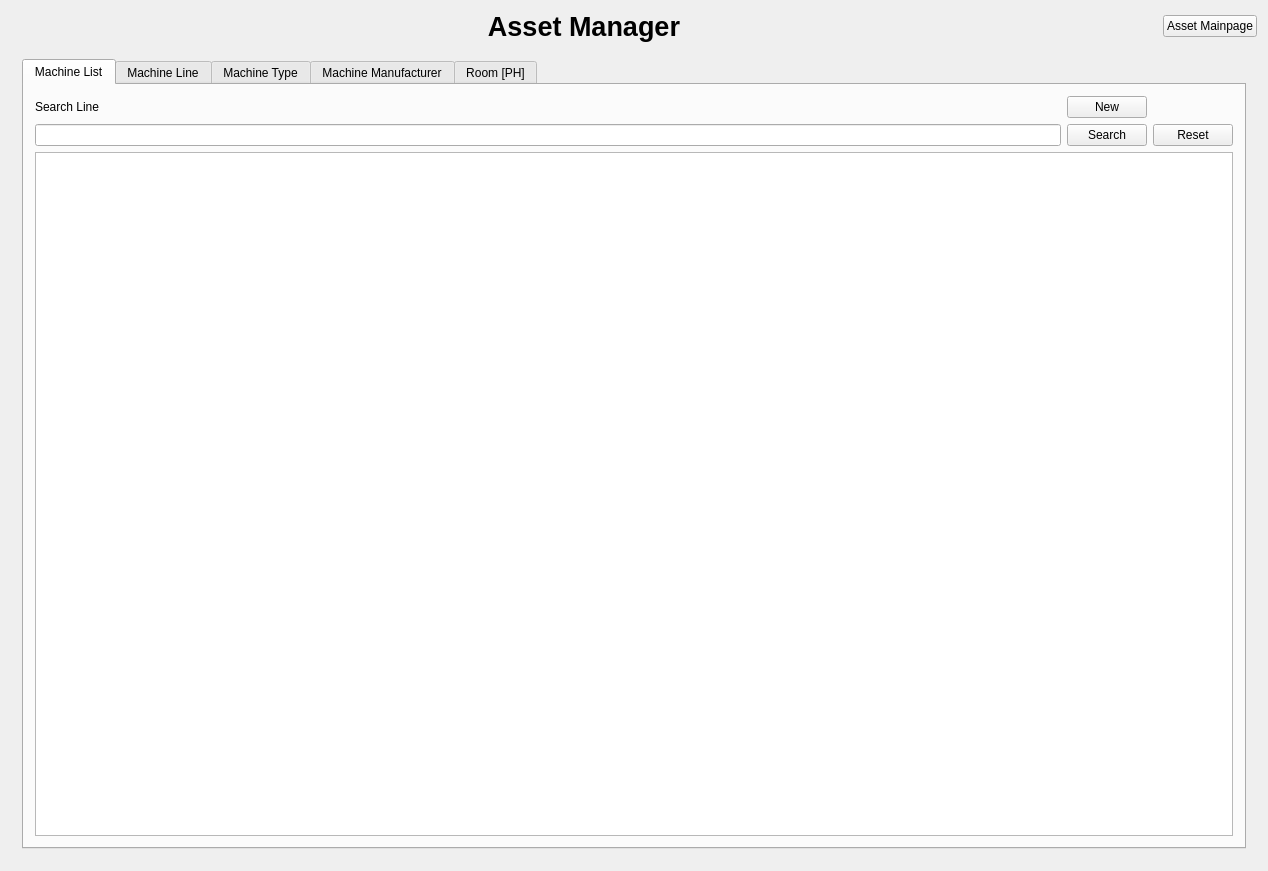
<?xml version="1.0" encoding="UTF-8"?>
<ui version="4.0">
 <class>AssetManagerClass</class>
 <widget class="QWidget" name="AssetManagerClass">
  <property name="geometry">
   <rect>
    <x>0</x>
    <y>0</y>
    <width>1268</width>
    <height>871</height>
   </rect>
  </property>
  <property name="windowTitle">
   <string>AssetManager</string>
  </property>
  <layout class="QVBoxLayout" name="verticalLayout_5">
   <item>
    <layout class="QHBoxLayout" name="horizontalLayout_3" stretch="10,0">
     <item>
      <widget class="QLabel" name="lb_title">
       <property name="font">
        <font>
         <family>Arial</family>
         <pointsize>20</pointsize>
         <bold>true</bold>
        </font>
       </property>
       <property name="text">
        <string>Asset Manager</string>
       </property>
       <property name="alignment">
        <set>Qt::AlignmentFlag::AlignCenter</set>
       </property>
      </widget>
     </item>
     <item>
      <widget class="QPushButton" name="pb_backMainPage">
       <property name="text">
        <string>Asset Mainpage</string>
       </property>
      </widget>
     </item>
    </layout>
   </item>
   <item>
    <widget class="QStackedWidget" name="sw_assetManager">
     <property name="font">
      <font>
       <family>Arial</family>
      </font>
     </property>
     <property name="currentIndex">
      <number>0</number>
     </property>
     <widget class="QWidget" name="page_main">
      <layout class="QVBoxLayout" name="verticalLayout_4">
       <item>
        <widget class="QTabWidget" name="tabWidget">
         <property name="currentIndex">
          <number>0</number>
         </property>
         <widget class="QWidget" name="tab_list">
          <attribute name="title">
           <string>Machine List</string>
          </attribute>
          <layout class="QVBoxLayout" name="verticalLayout_3" stretch="0,10">
           <item>
            <layout class="QGridLayout" name="gridLayout_2">
             <property name="bottomMargin">
              <number>0</number>
             </property>
             <item row="0" column="0">
              <widget class="QLabel" name="lb_listSearch">
               <property name="text">
                <string>Search Line</string>
               </property>
              </widget>
             </item>
             <item row="1" column="1">
              <widget class="QPushButton" name="pb_listSearch">
               <property name="text">
                <string>Search</string>
               </property>
              </widget>
             </item>
             <item row="1" column="0">
              <widget class="QLineEdit" name="le_listSearch"/>
             </item>
             <item row="1" column="2">
              <widget class="QPushButton" name="pb_listReset">
               <property name="text">
                <string>Reset</string>
               </property>
              </widget>
             </item>
             <item row="0" column="1">
              <widget class="QPushButton" name="pb_newMachine">
               <property name="text">
                <string>New</string>
               </property>
              </widget>
             </item>
            </layout>
           </item>
           <item>
            <widget class="QTableView" name="tv_list">
             <property name="sizePolicy">
              <sizepolicy hsizetype="Expanding" vsizetype="Expanding">
               <horstretch>0</horstretch>
               <verstretch>0</verstretch>
              </sizepolicy>
             </property>
            </widget>
           </item>
          </layout>
         </widget>
         <widget class="QWidget" name="tab_line">
          <attribute name="title">
           <string>Machine Line</string>
          </attribute>
          <layout class="QVBoxLayout" name="verticalLayout_6">
           <item>
            <layout class="QGridLayout" name="gridLayout" columnstretch="2,2,0,0,1">
             <item row="0" column="0">
              <widget class="QLabel" name="lb_lineSearch">
               <property name="text">
                <string>Search Line</string>
               </property>
              </widget>
             </item>
             <item row="0" column="3">
              <widget class="QPushButton" name="pb_restoreLine">
               <property name="text">
                <string>Restore</string>
               </property>
              </widget>
             </item>
             <item row="1" column="0" colspan="2">
              <widget class="QLineEdit" name="le_lineSearch"/>
             </item>
             <item row="1" column="3">
              <widget class="QPushButton" name="pb_deleteLine">
               <property name="text">
                <string>Delete Line</string>
               </property>
              </widget>
             </item>
             <item row="0" column="2">
              <widget class="QPushButton" name="pb_newLine">
               <property name="text">
                <string>New Line</string>
               </property>
              </widget>
             </item>
             <item row="0" column="1">
              <widget class="QCheckBox" name="chb_deletedLines">
               <property name="text">
                <string>Show delete Lines</string>
               </property>
              </widget>
             </item>
             <item row="1" column="2">
              <widget class="QPushButton" name="pb_lineReset">
               <property name="text">
                <string>Reset</string>
               </property>
              </widget>
             </item>
             <item row="0" column="4">
              <widget class="QLabel" name="lb_lineLocation">
               <property name="text">
                <string>Company Location</string>
               </property>
              </widget>
             </item>
             <item row="1" column="4">
              <widget class="QComboBox" name="cb_lineLocation">
               <property name="editable">
                <bool>true</bool>
               </property>
              </widget>
             </item>
            </layout>
           </item>
           <item>
            <widget class="QTableView" name="tv_line"/>
           </item>
          </layout>
         </widget>
         <widget class="QWidget" name="tab_type">
          <attribute name="title">
           <string>Machine Type</string>
          </attribute>
          <layout class="QVBoxLayout" name="verticalLayout">
           <item>
            <layout class="QGridLayout" name="gridLayout_3" columnstretch="2,2,0,0">
             <item row="1" column="2">
              <widget class="QPushButton" name="pb_typeReset">
               <property name="text">
                <string>Reset</string>
               </property>
              </widget>
             </item>
             <item row="0" column="3">
              <widget class="QPushButton" name="pb_restoreType">
               <property name="text">
                <string>Restore</string>
               </property>
              </widget>
             </item>
             <item row="0" column="0">
              <widget class="QLabel" name="lb_typeSearch">
               <property name="text">
                <string>Search Type</string>
               </property>
              </widget>
             </item>
             <item row="0" column="2">
              <widget class="QPushButton" name="pb_newType">
               <property name="text">
                <string>New Type</string>
               </property>
              </widget>
             </item>
             <item row="1" column="3">
              <widget class="QPushButton" name="pb_deleteType">
               <property name="text">
                <string>Delete Type</string>
               </property>
              </widget>
             </item>
             <item row="0" column="1">
              <widget class="QCheckBox" name="chb_deletedType">
               <property name="text">
                <string>Show delete Type</string>
               </property>
              </widget>
             </item>
             <item row="1" column="0" colspan="2">
              <widget class="QLineEdit" name="le_typeSearch"/>
             </item>
            </layout>
           </item>
           <item>
            <widget class="QTableView" name="tv_type"/>
           </item>
          </layout>
         </widget>
         <widget class="QWidget" name="tab_manufacturer">
          <attribute name="title">
           <string>Machine Manufacturer</string>
          </attribute>
          <layout class="QVBoxLayout" name="verticalLayout_2">
           <item>
            <layout class="QGridLayout" name="gridLayout_4" columnstretch="2,2,0,0">
             <item row="0" column="2">
              <widget class="QPushButton" name="pb_newManufacturer">
               <property name="text">
                <string>New Manufacturer</string>
               </property>
              </widget>
             </item>
             <item row="0" column="1">
              <widget class="QCheckBox" name="chb_deletedManufacturer">
               <property name="text">
                <string>Show delete Manufacturer</string>
               </property>
              </widget>
             </item>
             <item row="1" column="0" colspan="2">
              <widget class="QLineEdit" name="le_manufacturerSearch"/>
             </item>
             <item row="0" column="0">
              <widget class="QLabel" name="lb_manufacturerSearch">
               <property name="text">
                <string>Search Manufacturer</string>
               </property>
              </widget>
             </item>
             <item row="1" column="2">
              <widget class="QPushButton" name="pb_manufacturerReset">
               <property name="text">
                <string>Reset</string>
               </property>
              </widget>
             </item>
             <item row="0" column="3">
              <widget class="QPushButton" name="pb_restoreManufacturer">
               <property name="text">
                <string>Restore</string>
               </property>
              </widget>
             </item>
             <item row="1" column="3">
              <widget class="QPushButton" name="pb_deleteManufacturer">
               <property name="text">
                <string>Delete Manufacturer</string>
               </property>
              </widget>
             </item>
            </layout>
           </item>
           <item>
            <widget class="QTableView" name="tv_manufacturer"/>
           </item>
          </layout>
         </widget>
         <widget class="QWidget" name="tab_room">
          <attribute name="title">
           <string>Room [PH]</string>
          </attribute>
          <layout class="QVBoxLayout" name="verticalLayout_7">
           <item>
            <layout class="QGridLayout" name="gridLayout_5" columnstretch="2,2,0,0,1">
             <item row="0" column="3">
              <widget class="QPushButton" name="pb_restoreRoom">
               <property name="text">
                <string>Restore</string>
               </property>
              </widget>
             </item>
             <item row="0" column="2">
              <widget class="QPushButton" name="pb_newRoom">
               <property name="text">
                <string>New Room</string>
               </property>
              </widget>
             </item>
             <item row="1" column="3">
              <widget class="QPushButton" name="pb_deleteRoom">
               <property name="text">
                <string>Delete Room</string>
               </property>
              </widget>
             </item>
             <item row="0" column="1">
              <widget class="QCheckBox" name="chb_deletedRooms">
               <property name="text">
                <string>Show delete Rooms</string>
               </property>
              </widget>
             </item>
             <item row="0" column="0">
              <widget class="QLabel" name="lb_roomSearch">
               <property name="text">
                <string>Search Room</string>
               </property>
              </widget>
             </item>
             <item row="1" column="0" colspan="2">
              <widget class="QLineEdit" name="le_roomSearch"/>
             </item>
             <item row="1" column="2">
              <widget class="QPushButton" name="pb_resetRoom">
               <property name="text">
                <string>Reset</string>
               </property>
              </widget>
             </item>
             <item row="0" column="4">
              <widget class="QLabel" name="lb_roomLocation">
               <property name="text">
                <string>Company Location</string>
               </property>
              </widget>
             </item>
             <item row="1" column="4">
              <widget class="QComboBox" name="cb_roomLocation">
               <property name="editable">
                <bool>true</bool>
               </property>
              </widget>
             </item>
            </layout>
           </item>
           <item>
            <widget class="QTableView" name="tv_room"/>
           </item>
          </layout>
         </widget>
        </widget>
       </item>
      </layout>
     </widget>
     <widget class="QWidget" name="page_list">
      <layout class="QVBoxLayout" name="verticalLayout_16">
       <item>
        <widget class="QLabel" name="label">
         <property name="font">
          <font>
           <family>Arial</family>
           <pointsize>12</pointsize>
          </font>
         </property>
         <property name="text">
          <string>Machine List</string>
         </property>
        </widget>
       </item>
       <item>
        <layout class="QHBoxLayout" name="horizontalLayout_2" stretch="1,1">
         <item>
          <layout class="QVBoxLayout" name="verticalLayout_14">
           <item>
            <widget class="QGroupBox" name="groupBox">
             <property name="title">
              <string>Machine Main Data</string>
             </property>
             <layout class="QVBoxLayout" name="verticalLayout_8">
              <item>
               <widget class="QLabel" name="lb_machineName">
                <property name="text">
                 <string>Maschine Name</string>
                </property>
               </widget>
              </item>
              <item>
               <widget class="QLineEdit" name="le_machineName"/>
              </item>
              <item>
               <widget class="QLabel" name="lb_machineNumber">
                <property name="text">
                 <string>Machine Number</string>
                </property>
               </widget>
              </item>
              <item>
               <widget class="QLineEdit" name="le_machineNumber"/>
              </item>
              <item>
               <widget class="QLabel" name="lb_manufacturerNumber">
                <property name="text">
                 <string>Machine Manufacturer Number</string>
                </property>
               </widget>
              </item>
              <item>
               <widget class="QLineEdit" name="le_manufacturerNumber"/>
              </item>
             </layout>
            </widget>
           </item>
           <item>
            <widget class="QGroupBox" name="groupBox_3">
             <property name="title">
              <string>Other</string>
             </property>
             <layout class="QVBoxLayout" name="verticalLayout_10">
              <item>
               <widget class="QLabel" name="lb_room">
                <property name="text">
                 <string>Room (PH)</string>
                </property>
               </widget>
              </item>
              <item>
               <widget class="QComboBox" name="cb_room"/>
              </item>
              <item>
               <widget class="QLabel" name="lb_location">
                <property name="text">
                 <string>Location</string>
                </property>
               </widget>
              </item>
              <item>
               <widget class="QComboBox" name="cb_location"/>
              </item>
              <item>
               <widget class="QLabel" name="lb_information">
                <property name="text">
                 <string>Information</string>
                </property>
               </widget>
              </item>
              <item>
               <widget class="QTextEdit" name="te_information"/>
              </item>
             </layout>
            </widget>
           </item>
          </layout>
         </item>
         <item>
          <layout class="QVBoxLayout" name="verticalLayout_15">
           <item>
            <widget class="QGroupBox" name="groupBox_2">
             <property name="title">
              <string>Machine Sub Data</string>
             </property>
             <layout class="QVBoxLayout" name="verticalLayout_9">
              <item>
               <widget class="QLabel" name="lb_costUnit">
                <property name="text">
                 <string>Cost Unit</string>
                </property>
               </widget>
              </item>
              <item>
               <widget class="QComboBox" name="cb_costUnit"/>
              </item>
              <item>
               <widget class="QLabel" name="lb_machineType">
                <property name="text">
                 <string>Machine Type</string>
                </property>
               </widget>
              </item>
              <item>
               <widget class="QComboBox" name="cb_machineType"/>
              </item>
              <item>
               <widget class="QLabel" name="lb_machineLine">
                <property name="text">
                 <string>Machine Line</string>
                </property>
               </widget>
              </item>
              <item>
               <widget class="QComboBox" name="cb_machineLine"/>
              </item>
              <item>
               <widget class="QLabel" name="lb_manufacturer">
                <property name="text">
                 <string>Manufacturer</string>
                </property>
               </widget>
              </item>
              <item>
               <widget class="QComboBox" name="cb_manufacturer"/>
              </item>
             </layout>
            </widget>
           </item>
           <item>
            <widget class="QGroupBox" name="groupBox_4">
             <property name="title">
              <string>Actions</string>
             </property>
             <layout class="QVBoxLayout" name="verticalLayout_11">
              <item>
               <widget class="QLabel" name="lb_machineDirtyHint">
                <property name="text">
                 <string>TextLabel</string>
                </property>
               </widget>
              </item>
              <item>
               <layout class="QHBoxLayout" name="horizontalLayout">
                <item>
                 <widget class="QPushButton" name="pb_save">
                  <property name="text">
                   <string>Save</string>
                  </property>
                 </widget>
                </item>
                <item>
                 <widget class="QPushButton" name="pb_delete">
                  <property name="text">
                   <string>Delete</string>
                  </property>
                 </widget>
                </item>
                <item>
                 <widget class="QPushButton" name="pb_reset">
                  <property name="text">
                   <string>Reset</string>
                  </property>
                 </widget>
                </item>
               </layout>
              </item>
             </layout>
            </widget>
           </item>
           <item>
            <spacer name="verticalSpacer">
             <property name="orientation">
              <enum>Qt::Orientation::Vertical</enum>
             </property>
             <property name="sizeHint" stdset="0">
              <size>
               <width>20</width>
               <height>40</height>
              </size>
             </property>
            </spacer>
           </item>
          </layout>
         </item>
        </layout>
       </item>
      </layout>
     </widget>
     <widget class="QWidget" name="page_line">
      <widget class="QGroupBox" name="groupBox_5">
       <property name="geometry">
        <rect>
         <x>10</x>
         <y>10</y>
         <width>421</width>
         <height>201</height>
        </rect>
       </property>
       <property name="title">
        <string>Maschine Line</string>
       </property>
       <widget class="QLabel" name="lb_lineName">
        <property name="geometry">
         <rect>
          <x>10</x>
          <y>50</y>
          <width>181</width>
          <height>16</height>
         </rect>
        </property>
        <property name="text">
         <string>Line Name</string>
        </property>
       </widget>
       <widget class="QLineEdit" name="le_lineName">
        <property name="geometry">
         <rect>
          <x>10</x>
          <y>80</y>
          <width>241</width>
          <height>22</height>
         </rect>
        </property>
       </widget>
       <widget class="QPushButton" name="pb_lineSave">
        <property name="geometry">
         <rect>
          <x>10</x>
          <y>140</y>
          <width>75</width>
          <height>24</height>
         </rect>
        </property>
        <property name="text">
         <string>Save</string>
        </property>
       </widget>
       <widget class="QPushButton" name="pb_lineDelete">
        <property name="geometry">
         <rect>
          <x>110</x>
          <y>140</y>
          <width>75</width>
          <height>24</height>
         </rect>
        </property>
        <property name="text">
         <string>Delete</string>
        </property>
       </widget>
      </widget>
      <widget class="QGroupBox" name="groupBox_6">
       <property name="geometry">
        <rect>
         <x>470</x>
         <y>10</y>
         <width>421</width>
         <height>201</height>
        </rect>
       </property>
       <property name="title">
        <string>Maschine Type</string>
       </property>
       <widget class="QLabel" name="lb_typeName">
        <property name="geometry">
         <rect>
          <x>10</x>
          <y>50</y>
          <width>181</width>
          <height>16</height>
         </rect>
        </property>
        <property name="text">
         <string>Type Name</string>
        </property>
       </widget>
       <widget class="QLineEdit" name="le_typeName">
        <property name="geometry">
         <rect>
          <x>10</x>
          <y>80</y>
          <width>241</width>
          <height>22</height>
         </rect>
        </property>
       </widget>
       <widget class="QPushButton" name="pb_typeSave">
        <property name="geometry">
         <rect>
          <x>10</x>
          <y>140</y>
          <width>75</width>
          <height>24</height>
         </rect>
        </property>
        <property name="text">
         <string>Save</string>
        </property>
       </widget>
       <widget class="QPushButton" name="pb_typeDelete">
        <property name="geometry">
         <rect>
          <x>110</x>
          <y>140</y>
          <width>75</width>
          <height>24</height>
         </rect>
        </property>
        <property name="text">
         <string>Delete</string>
        </property>
       </widget>
      </widget>
      <widget class="QGroupBox" name="groupBox_7">
       <property name="geometry">
        <rect>
         <x>10</x>
         <y>250</y>
         <width>421</width>
         <height>201</height>
        </rect>
       </property>
       <property name="title">
        <string>Maschine Manufacturer</string>
       </property>
       <widget class="QLabel" name="lb_manufacturerName">
        <property name="geometry">
         <rect>
          <x>10</x>
          <y>50</y>
          <width>181</width>
          <height>16</height>
         </rect>
        </property>
        <property name="text">
         <string>Manufacturer Name</string>
        </property>
       </widget>
       <widget class="QLineEdit" name="le_manufacturerName">
        <property name="geometry">
         <rect>
          <x>10</x>
          <y>80</y>
          <width>241</width>
          <height>22</height>
         </rect>
        </property>
       </widget>
       <widget class="QPushButton" name="pb_manufacturerSave">
        <property name="geometry">
         <rect>
          <x>10</x>
          <y>140</y>
          <width>75</width>
          <height>24</height>
         </rect>
        </property>
        <property name="text">
         <string>Save</string>
        </property>
       </widget>
       <widget class="QPushButton" name="pb_manufacturerDelete">
        <property name="geometry">
         <rect>
          <x>110</x>
          <y>140</y>
          <width>75</width>
          <height>24</height>
         </rect>
        </property>
        <property name="text">
         <string>Delete</string>
        </property>
       </widget>
      </widget>
     </widget>
    </widget>
   </item>
  </layout>
 </widget>
 <layoutdefault spacing="6" margin="11"/>
 <resources/>
 <connections/>
</ui>
